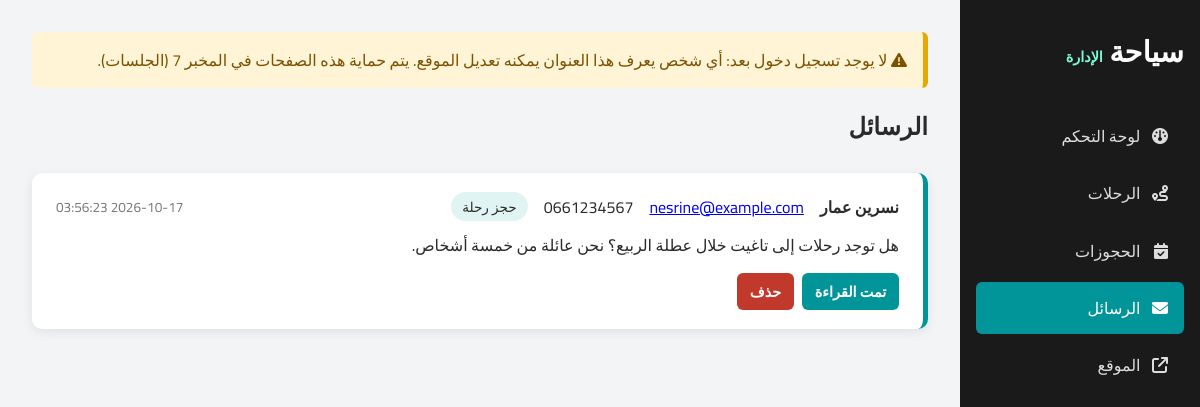
Page /admin/messages.php on the committed database.
### tables this page shows
CREATE TABLE contact_messages (
  id INT UNSIGNED AUTO_INCREMENT PRIMARY KEY,
  full_name VARCHAR(100) NOT NULL,
  email VARCHAR(255) NOT NULL,
  phone VARCHAR(20) NULL,                  
  subject VARCHAR(20) NOT NULL,
  message TEXT NOT NULL,
  is_read TINYINT(1) NOT NULL DEFAULT 0,
  created_at TIMESTAMP NOT NULL DEFAULT CURRENT_TIMESTAMP
);

### includes/db.php (called while the page is built, shortened)
<?php
function db(): PDO
{
    static $pdo = null;
    if ($pdo === null) {
        $dsn = 'mysql:host=' . DB_HOST . ';port=' . DB_PORT . ';dbname=' . DB_NAME . ';charset=utf8mb4';
        try {
            $pdo = new PDO($dsn, DB_USER, DB_PASS, [
                PDO::ATTR_ERRMODE => PDO::ERRMODE_EXCEPTION,
                PDO::ATTR_DEFAULT_FETCH_MODE => PDO::FETCH_ASSOC,
                PDO::ATTR_EMULATE_PREPARES => false,
            ]);
        } catch (PDOException $e) {
            error_log('Database connection failed: ' . $e->getMessage());
            http_response_code(500);
            exit('<p style="font-family: sans-serif; padding: 2rem">The database is not available. '
                . 'Is MySQL started in XAMPP, and was database/syaha.sql imported?</p>');
        }
    }
    return $pdo;
}

### includes/queries.php (called while the page is built, shortened)
<?php
require_once __DIR__ . '/db.php';
function get_messages(): array
{
    return db()->query('SELECT * FROM contact_messages ORDER BY created_at DESC, id DESC')->fetchAll();
}

### includes/functions.php (called while the page is built, shortened)
<?php
function e(?string $value): string
{
    return htmlspecialchars($value ?? '', ENT_QUOTES, 'UTF-8');
}

### admin/messages.php (the view, shortened to what this page needs)
<?php
require __DIR__ . '/../includes/functions.php';
require __DIR__ . '/../includes/queries.php';
$subjects = ['info' => 'معلومات عامة', 'booking' => 'حجز رحلة', 'custom' => 'رحلة حسب الطلب', 'other' => 'أخرى'];
$messages = get_messages();
require __DIR__ . '/header.php';
?>
        <?php foreach ($messages as $message): ?>
        <article class="Message <?= $message['is_read'] ? '' : 'Unread' ?>">
            <header>
                <strong><?= e($message['full_name']) ?></strong>
                <a href="mailto:<?= e($message['email']) ?>"><?= e($message['email']) ?></a>
                <?php if ($message['phone'] !== null): ?>
                <span dir="ltr"><?= e($message['phone']) ?></span>
                <?php endif; ?>
                <span class="Tag"><?= e($subjects[$message['subject']] ?? $message['subject']) ?></span>
                <time><?= e($message['created_at']) ?></time>
            </header>
            <p><?= nl2br(e($message['message'])) ?></p>
            <div class="Actions">
                <?php if (!$message['is_read']): ?>
                <form method="post">
                    <button type="submit" name="action" value="read" class="Button Small">تمت القراءة</button>
                </form>
                <?php endif; ?>
                <form method="post" data-confirm="حذف هذه الرسالة؟">
                    <button type="submit" name="action" value="delete" class="Button Small Danger">حذف</button>
                </form>
            </div>
        </article>
        <?php endforeach; ?>
<?php require __DIR__ . '/footer.php'; ?>

### admin/admin.css (style rules this page uses)
* { margin: 0; padding: 0; box-sizing: border-box; font-family: "Cairo", sans-serif; }
body { display: flex; min-height: 100vh; color: #2a2a2a; background-color: #f2f4f5; }
.Actions { display: flex; gap: 0.5rem; align-items: center; }
.Button { display: inline-flex; align-items: center; gap: 0.4rem; padding: 0.6rem 1.2rem; border: none; border-radius: 6px; font-family: inherit; font-size: 1rem; font-weight: 700; color: white; text-decoration: none; background-color: #01959a; cursor: pointer; }
.Button.Small { padding: 0.3rem 0.8rem; font-size: 0.9rem; }
.Button.Danger { background-color: #c0392b; }
.Message { margin-bottom: 1rem; padding: 1.2rem 1.5rem; border-radius: 10px; background-color: white; box-shadow: 0 3px 12px rgba(0, 0, 0, 0.08); }
.Message.Unread { border-right: 5px solid #01959a; }
.Message header { display: flex; flex-wrap: wrap; gap: 1rem; align-items: center; margin-bottom: 0.6rem; }
.Message time { margin-right: auto; font-size: 0.85rem; color: #777; }
.Message p { margin-bottom: 0.8rem; line-height: 1.8; }
.Tag { padding: 0.1rem 0.7rem; border-radius: 999px; font-size: 0.85rem; background-color: #e0f4f4; }

### rows in the picture
contact_messages: full_name "نسرين عمار", email "nesrine@example.com", phone "0661234567", subject "حجز رحلة", created_at "2026-10-17 03:56:23", message "هل توجد رحلات إلى تاغيت خلال عطلة الربيع؟ نحن عائلة من خمسة أشخاص."

### other values in the picture
$label "لوحة التحكم"
$label "الرحلات"
$label "الحجوزات"
$label "الرسائل"
$page_title "الرسائل"
